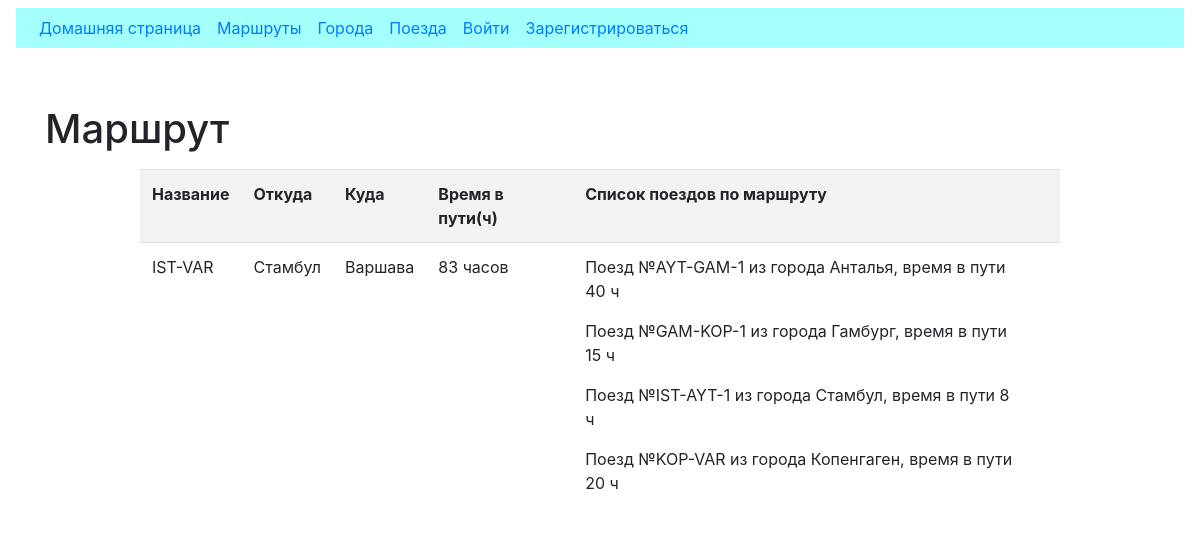
The page /detail/17/ on the database its author committed.
### routes/models.py (models this page shows, shortened)
class Route(models.Model):
    name = models.CharField(
        max_length=50, unique=True, verbose_name='Название маршрута')
    travel_times = models.PositiveSmallIntegerField(
        verbose_name='Общее время в пути')
    from_city = models.ForeignKey(
        City, on_delete=models.CASCADE,
        related_name='route_from_city_set',
        verbose_name='Из какого города')
    to_city = models.ForeignKey(
        'cities.City', on_delete=models.CASCADE,
        related_name='route_to_city_set',
        verbose_name='В какой город')
    trains = models.ManyToManyField(
        'trains.Train', verbose_name='Список поездов')
    class Meta:
        verbose_name = 'Маршрут'
        verbose_name_plural = 'Маршруты'
        ordering = ['name']

### cities/models.py (models this page shows, shortened)
class City(models.Model):
    name = models.CharField(max_length=20, unique=True, verbose_name="Город")
    def __str__(self):
        return self.name
    class Meta:
        verbose_name = "Город"
        verbose_name_plural = "Города"
        ordering = ["name"]

### trains/models.py (models this page shows, shortened)
class Train(models.Model):
    name = models.CharField(max_length=50, unique=True, verbose_name='Номер поезда')
    travel_time = models.PositiveSmallIntegerField(verbose_name='Время в пути')
    from_city = models.ForeignKey('cities.City', on_delete=models.CASCADE, related_name='from_city_set',
                                  verbose_name='Из какого города')
    to_city = models.ForeignKey('cities.City', on_delete=models.CASCADE, related_name='to_city_set',
                                verbose_name='В какой город')
    def __str__(self):
        return f'Поезд №{self.name} из города {self.from_city}'
    class Meta:
        verbose_name = 'Поезд'
        verbose_name_plural = 'Поезда'
        ordering = ['name']

### routes/views.py (the view)
# urls.py: path('detail/<int:pk>/', RouteDetailView.as_view(), name='detail'),
class RouteDetailView(DetailView):
    queryset = Route.objects.all()
    template_name = 'routes/detail.html'

### routes/templates/routes/detail.html (shortened to what this page needs)
{% extends 'base.html' %}
{% block content %}
    <h1>Маршрут</h1>
    <div class="row ">
        <div class="col-md-10 mx-auto my-2">
            <table class="table table-striped">
                <tr>
                    <th>Название</th>
                    <th>Откуда</th>
                    <th>Куда</th>
                    <th>Время в пути(ч)</th>
                    <th>Список поездов по маршруту</th>
                    <th>&nbsp;</th>
                </tr>
                    <tr>
                        <td>
                            {{ object.name }}
                        </td>
                        <td>{{ object.from_city }}</td>
                        <td>{{ object.to_city }}</td>
                        <td>{{ object.travel_times }} часов</td>
                        <td>
                            {% for train in object.trains.all %}
                                <p>{{ train }}, время в пути {{ train.travel_time }} ч</p>
                            {% endfor %}
                        </td>
                        <td>
                        </td>
                    </tr>
            </table>
        </div>
    </div>
{% endblock %}

### rows shown on the page
Route: name "IST-VAR", from_city "Стамбул", to_city "Варшава", travel_times "83"
Train: name+from_city "Поезд №AYT-GAM-1 из города Анталья", travel_time "40"
Train: name+from_city "Поезд №GAM-KOP-1 из города Гамбург", travel_time "15"
Train: name+from_city "Поезд №IST-AYT-1 из города Стамбул", travel_time "8"
Train: name+from_city "Поезд №KOP-VAR из города Копенгаген", travel_time "20"
